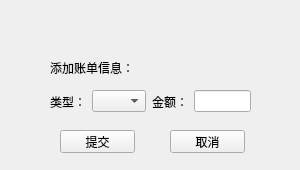
<?xml version="1.0" encoding="UTF-8"?>
<ui version="4.0">
 <class>Form</class>
 <widget class="QWidget" name="Form">
  <property name="geometry">
   <rect>
    <x>0</x>
    <y>0</y>
    <width>300</width>
    <height>170</height>
   </rect>
  </property>
  <property name="minimumSize">
   <size>
    <width>300</width>
    <height>170</height>
   </size>
  </property>
  <property name="maximumSize">
   <size>
    <width>300</width>
    <height>170</height>
   </size>
  </property>
  <property name="windowTitle">
   <string>添加</string>
  </property>
  <widget class="QLabel" name="label">
   <property name="geometry">
    <rect>
     <x>50</x>
     <y>60</y>
     <width>81</width>
     <height>16</height>
    </rect>
   </property>
   <property name="text">
    <string>添加账单信息：</string>
   </property>
  </widget>
  <widget class="QPushButton" name="commitInsert">
   <property name="geometry">
    <rect>
     <x>60</x>
     <y>130</y>
     <width>75</width>
     <height>23</height>
    </rect>
   </property>
   <property name="text">
    <string>提交</string>
   </property>
  </widget>
  <widget class="QPushButton" name="pushButton_2">
   <property name="geometry">
    <rect>
     <x>170</x>
     <y>130</y>
     <width>75</width>
     <height>23</height>
    </rect>
   </property>
   <property name="text">
    <string>取消</string>
   </property>
  </widget>
  <widget class="QWidget" name="layoutWidget">
   <property name="geometry">
    <rect>
     <x>50</x>
     <y>90</y>
     <width>201</width>
     <height>23</height>
    </rect>
   </property>
   <layout class="QHBoxLayout" name="horizontalLayout">
    <item>
     <widget class="QLabel" name="label_2">
      <property name="text">
       <string>类型：</string>
      </property>
     </widget>
    </item>
    <item>
     <widget class="QComboBox" name="typeBox">
      <item>
       <property name="text">
        <string/>
       </property>
      </item>
      <item>
       <property name="text">
        <string>餐饮</string>
       </property>
      </item>
      <item>
       <property name="text">
        <string>购物</string>
       </property>
      </item>
      <item>
       <property name="text">
        <string>娱乐</string>
       </property>
      </item>
      <item>
       <property name="text">
        <string>日用</string>
       </property>
      </item>
      <item>
       <property name="text">
        <string>交通</string>
       </property>
      </item>
     </widget>
    </item>
    <item>
     <widget class="QLabel" name="label_3">
      <property name="text">
       <string>金额：</string>
      </property>
     </widget>
    </item>
    <item>
     <widget class="QLineEdit" name="priceLine"/>
    </item>
   </layout>
  </widget>
  <widget class="QLabel" name="label_4">
   <property name="geometry">
    <rect>
     <x>150</x>
     <y>-10</y>
     <width>101</width>
     <height>101</height>
    </rect>
   </property>
   <property name="text">
    <string/>
   </property>
   <property name="pixmap">
    <pixmap>../image/insertAccount.png</pixmap>
   </property>
   <property name="scaledContents">
    <bool>true</bool>
   </property>
  </widget>
 </widget>
 <resources/>
 <connections/>
</ui>
